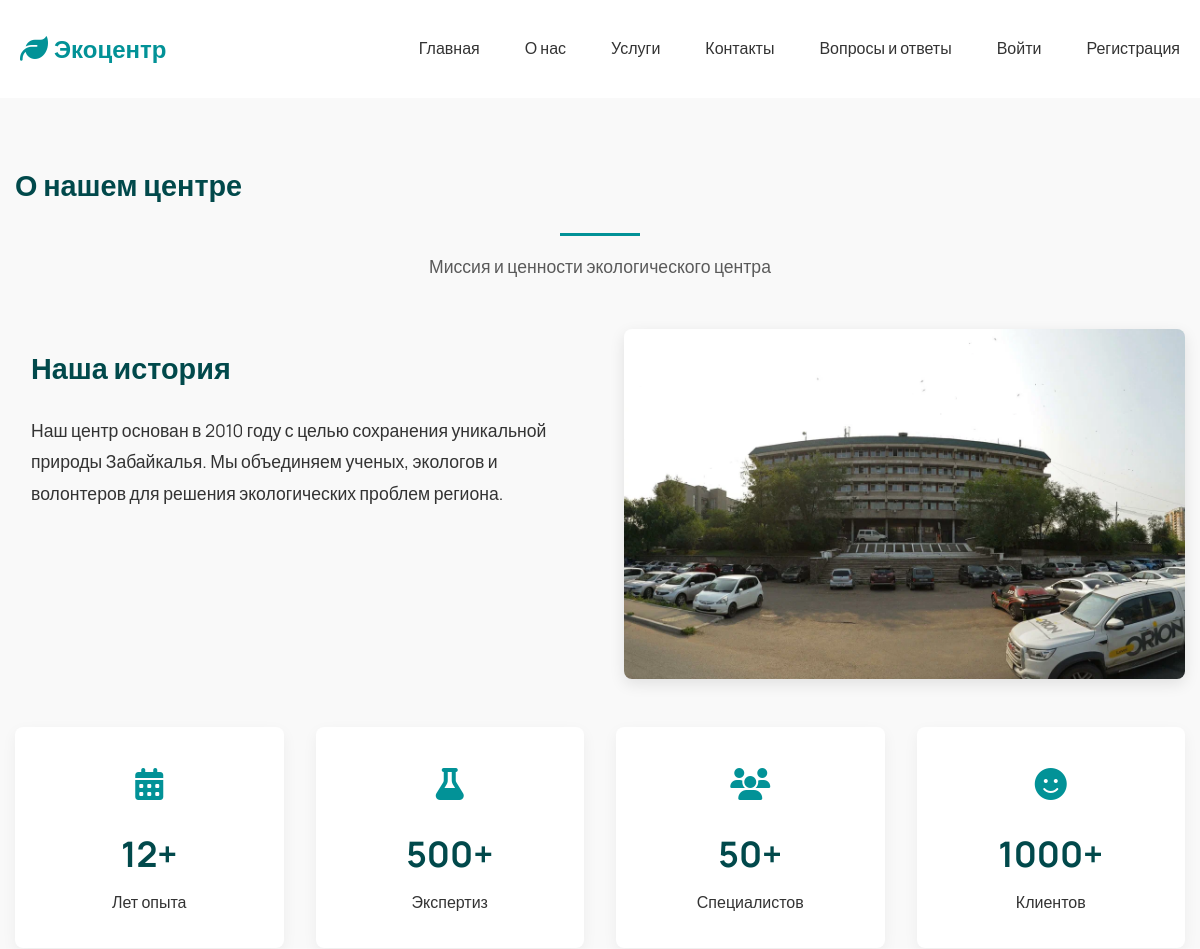
Page /about/ (upper part) on the earlier database version.
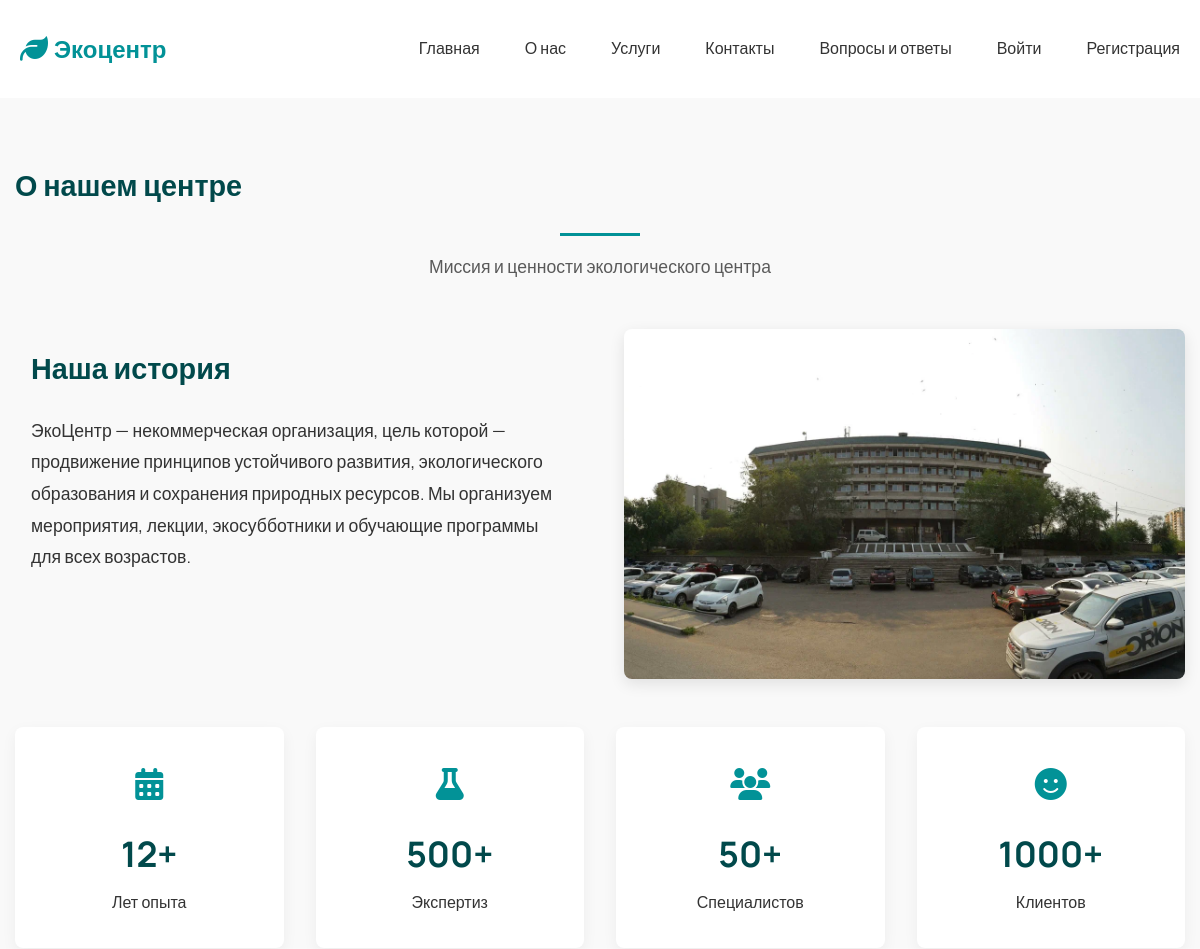
Same page on the later database version.
### core/models.py (models this page shows, shortened)
class SiteSetting(models.Model):
    name = models.CharField(max_length=100)
    logo = models.ImageField(upload_to='site/')
    phone = models.CharField(max_length=20)
    email = models.EmailField()
    address = models.TextField()
    about = models.TextField()
    mission = models.TextField()
    facebook = models.URLField(blank=True, null=True)
    instagram = models.URLField(blank=True, null=True)
    twitter = models.URLField(blank=True, null=True)

### core/views.py (the view)
# urls.py: path('about/', views.about, name='about'),
def about(request):
    settings = SiteSetting.objects.first()
    return render(request, 'core/about.html', {'settings': settings})

### core/context_processors.py (called while the page is built)
def site_settings(request):
    settings = SiteSetting.objects.first()
    return {'settings': settings}

### templates/core/about.html (shortened to what this page needs)
{% extends 'base.html' %}
{% load static %}
{% block content %}
<section class="about-section">
    <div class="container">
        <div class="section-header">
            <h1 class="section-title">О нашем центре</h1>
            <div class="section-divider"></div>
            <p class="section-subtitle">Миссия и ценности экологического центра</p>
        </div>
        <div class="about-content">
            <div class="about-main">
                <div class="about-text">
                    <h2>Наша история</h2>
                    <p>{{ settings.about }}</p>
                </div>
                <div class="about-image">
                    <img src="{% static 'images/about_image.jpg' %}" alt="Наш центр" loading="lazy">
                </div>
            </div>
            <div class="achievements">
                <div class="stat-item">
                    <div class="stat-icon">
                        <i class="fas fa-calendar-alt"></i>
                    </div>
                    <h3>12+</h3>
                    <p>Лет опыта</p>
                </div>
                <div class="stat-item">
                    <div class="stat-icon">
                        <i class="fas fa-flask"></i>
                    </div>
                    <h3>500+</h3>
                    <p>Экспертиз</p>
                </div>
                <div class="stat-item">
                    <div class="stat-icon">
                        <i class="fas fa-users"></i>
                    </div>
                    <h3>50+</h3>
                    <p>Специалистов</p>
                </div>
                <div class="stat-item">
                    <div class="stat-icon">
                        <i class="fas fa-smile"></i>
                    </div>
                    <h3>1000+</h3>
                    <p>Клиентов</p>
                </div>
            </div>
        </div>
    </div>
</section>
{% endblock %}

Differences in the rows shown:
changed SiteSetting: about "Наш центр основан в 2010 году с целью сохранения уникальной природы Забайкалья. Мы объединяем ученых, экологов и волонтеров для решения экологических проблем региона." → "ЭкоЦентр — некоммерческая организация, цель которой — продвижение принципов устойчивого развития, экологического образования и сохранения природных ресурсов. Мы организуем мероприятия, лекции, экосубботники и обучающие программы для всех возрастов."
